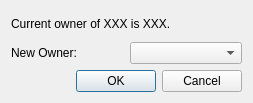
<?xml version="1.0" encoding="UTF-8"?>
<ui version="4.0">
 <class>Dialog</class>
 <widget class="QDialog" name="Dialog">
  <property name="geometry">
   <rect>
    <x>0</x>
    <y>0</y>
    <width>253</width>
    <height>103</height>
   </rect>
  </property>
  <property name="windowTitle">
   <string>Change Configuration Owner</string>
  </property>
  <layout class="QGridLayout" name="gridLayout">
   <item row="0" column="0" colspan="2">
    <widget class="QLabel" name="mainLabel">
     <property name="text">
      <string>Current owner of XXX is XXX.</string>
     </property>
    </widget>
   </item>
   <item row="1" column="0">
    <widget class="QLabel" name="label_2">
     <property name="text">
      <string>New Owner:</string>
     </property>
    </widget>
   </item>
   <item row="1" column="1">
    <widget class="QComboBox" name="comboBox"/>
   </item>
   <item row="2" column="0" colspan="2">
    <widget class="QDialogButtonBox" name="buttonBox">
     <property name="orientation">
      <enum>Qt::Horizontal</enum>
     </property>
     <property name="standardButtons">
      <set>QDialogButtonBox::Cancel|QDialogButtonBox::Ok</set>
     </property>
    </widget>
   </item>
  </layout>
 </widget>
 <resources/>
 <connections>
  <connection>
   <sender>buttonBox</sender>
   <signal>accepted()</signal>
   <receiver>Dialog</receiver>
   <slot>accept()</slot>
   <hints>
    <hint type="sourcelabel">
     <x>248</x>
     <y>254</y>
    </hint>
    <hint type="destinationlabel">
     <x>157</x>
     <y>274</y>
    </hint>
   </hints>
  </connection>
  <connection>
   <sender>buttonBox</sender>
   <signal>rejected()</signal>
   <receiver>Dialog</receiver>
   <slot>reject()</slot>
   <hints>
    <hint type="sourcelabel">
     <x>316</x>
     <y>260</y>
    </hint>
    <hint type="destinationlabel">
     <x>286</x>
     <y>274</y>
    </hint>
   </hints>
  </connection>
 </connections>
</ui>
